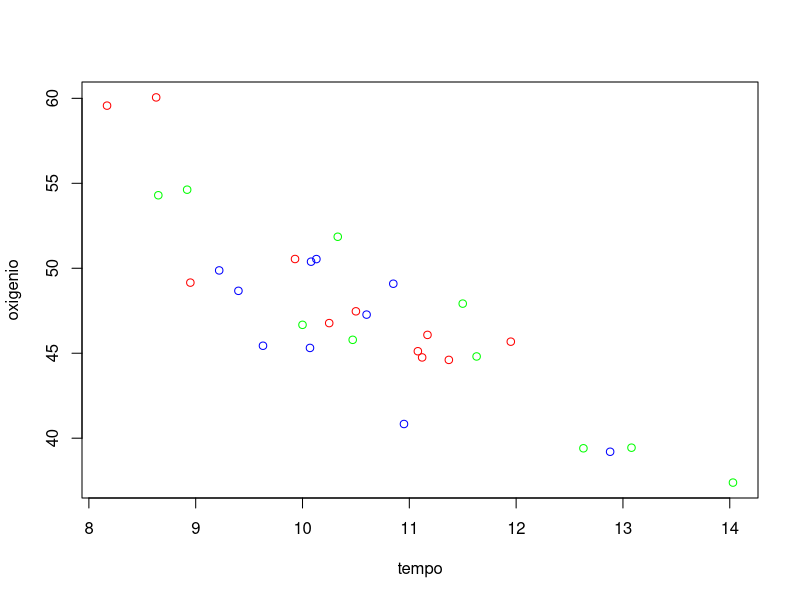
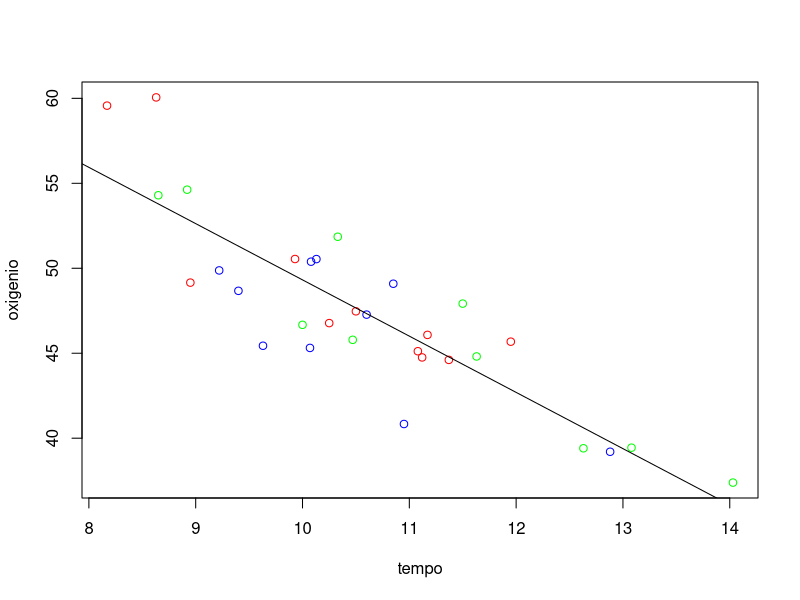

Here is the R script that generated these plots, in order:
#Leitura do Arquivo oxigenio.txt
consumo = read.table('oxigenio.txt', header=T)
attach(consumo)

#Diagrama de Dispersao
plot(tempo, oxigenio, col=c('red', 'blue', 'green'))

#Coeficiente de Correlacao
cor(tempo,oxigenio)

#Teste de Hipoteses para o Coeficiente de Correlacao
cor.test(tempo,oxigenio)

#Ajuste do Modelo de Regressao Linear (lm = Linear Model)
ajuste.modeloLinear = lm(oxigenio ~ tempo)
ajuste.modeloLinear

# Modelo com ambiente Multiplo
#ajuste.modeloLinear = lm(oxigenio ~ tempo + sexo + score + ano)


#Teste de Significancia do Modelo
summary(ajuste.modeloLinear)

#Teste de Normalidade
shapiro.test(residuals(ajuste.modeloLinear))

# Estimativa de Consumo
predict(ajuste.modeloLinear, newdata=data.frame(tempo=12.5))

#Reta ajustada no Diagrama de Dispersao
plot(tempo, oxigenio, col=c('red', 'blue', 'green'))
abline(ajuste.modeloLinear)

#Coeficiente de Determinacao
summary(ajuste.modeloLinear)$r.squared

